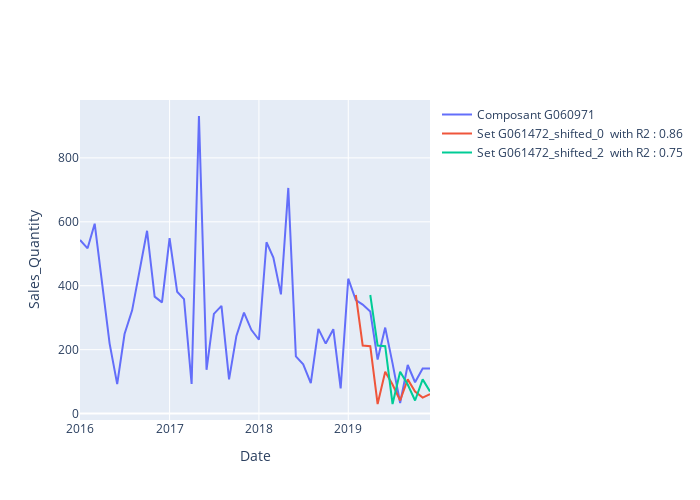
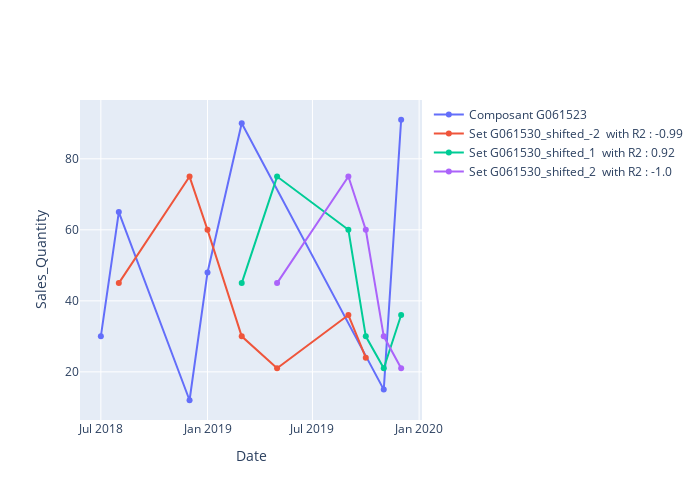
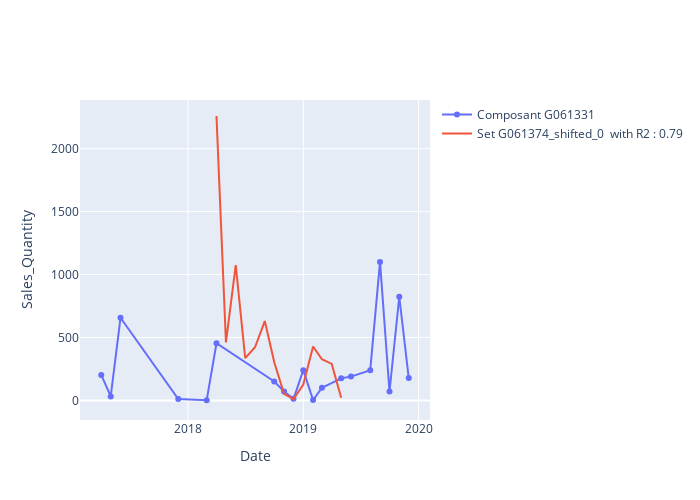
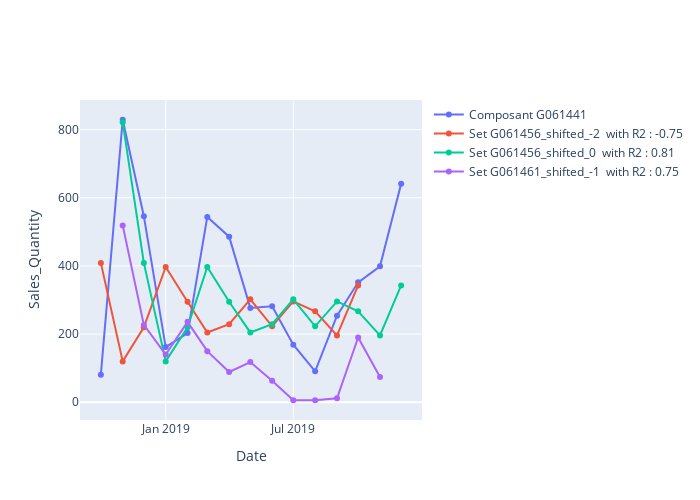

Write notebook code for charts like these, in order.
### Code cell
country = 'TR Asia'

cites_TR_Asia = set(df_grouped_cite.loc[country].index.get_level_values(0))
i = 0

lags = [-2,-1,0,1,2]
columns_names = ['Composant','Set Parent'] + ['Correlation Lag ' + str(lag) for lag in lags]
df_all_correl = pd.DataFrame(columns = columns_names)

for cite in set(df_set_synt.index):
    
    df_for_correl = pd.DataFrame()
    
    if cite in cites_TR_Asia:
        i= i+1
        #### Plot 
        fig = go.Figure()
        fig.update_layout(height=500, width=700)
        fig.update_layout(
        yaxis_title='Sales_Quantity',
        xaxis_title="Date")

        df_cite = df_grouped_cite.loc[(country,cite)].set_index('Date')
        fig.add_trace(go.Scatter(x=df_cite.index, y=df_cite['Q_BIL_GROSAL'], name = 'Composant ' + cite ))
        
        df_for_correl = df_cite
        
        cite_set =   list(df_set_synt.loc[cite]['Article'])

                
        flag = False
        for cite_set_i in cite_set:
                if cite_set_i in cites_TR_Asia:
                    
                    df_cite_set = df_grouped_cite.loc[(country,cite_set_i)].set_index('Date')

                    df_cite_set=df_cite_set.rename(columns = {'Q_BIL_GROSAL': cite_set_i})
                    
                    if df_cite_set.shape[0] > 6:
                        correls = []
                        df_for_correl = pd.concat([df_for_correl,df_cite_set],axis = 1)
                        df_cite_shifted = pd.DataFrame()
                        for lag in lags:
                            df_for_correl[cite_set_i + '_shifted_'+ str(lag)] = df_for_correl[cite_set_i].shift(lag)
                            correl = df_for_correl['Q_BIL_GROSAL'].corr(df_for_correl[cite_set_i + '_shifted_'+ str(lag)],'pearson')
                            correls.append(correl)
                            if abs(correl) > 0.7:
                                flag = True
                                fig.add_trace(go.Scatter(x=df_for_correl.index, y=df_for_correl[cite_set_i + '_shifted_'+ str(lag)]
                                                         , name = 'Set ' + cite_set_i + '_shifted_'+ str(lag) + '  with R2 : ' + str(round(correl,2))))
                                
                                
                        df_all_correl = df_all_correl.append(pd.DataFrame([[cite, cite_set_i] + correls],
                                                                  columns = columns_names))
        if flag:
            fig.show()

### Figure 1 — Plotly figure (JSON) as saved in the notebook; plotly's stock layout.template omitted (floating-point values rounded to 4 significant figures)
{"data": [{"name": "Composant G060971", "type": "scatter", "x": ["2016-01-01T00:00:00", "2016-02-01T00:00:00", "2016-03-01T00:00:00", "2016-04-01T00:00:00", "2016-05-01T00:00:00", "2016-06-01T00:00:00", "2016-07-01T00:00:00", "2016-08-01T00:00:00", "2016-09-01T00:00:00", "2016-10-01T00:00:00", "2016-11-01T00:00:00", "2016-12-01T00:00:00", "2017-01-01T00:00:00", "2017-02-01T00:00:00", "2017-03-01T00:00:00", "2017-04-01T00:00:00", "2017-05-01T00:00:00", "2017-06-01T00:00:00", "2017-07-01T00:00:00", "2017-08-01T00:00:00", "2017-09-01T00:00:00", "2017-10-01T00:00:00", "2017-11-01T00:00:00", "2017-12-01T00:00:00", "2018-01-01T00:00:00", "2018-02-01T00:00:00", "2018-03-01T00:00:00", "2018-04-01T00:00:00", "2018-05-01T00:00:00", "2018-06-01T00:00:00", "2018-07-01T00:00:00", "2018-08-01T00:00:00", "2018-09-01T00:00:00", "2018-10-01T00:00:00", "2018-11-01T00:00:00", "2018-12-01T00:00:00", "2019-01-01T00:00:00", "2019-02-01T00:00:00", "2019-03-01T00:00:00", "2019-04-01T00:00:00", "2019-05-01T00:00:00", "2019-06-01T00:00:00", "2019-07-01T00:00:00", "2019-08-01T00:00:00", "2019-09-01T00:00:00", "2019-10-01T00:00:00", "2019-11-01T00:00:00", "2019-12-01T00:00:00"], "y": [543, 517, 594, 406, 219, 92, 249, 323, 445, 572, 366, 348, 549, 381, 358, 93, 931, 137, 312, 337, 107, 243, 316, 262, 231, 536, 488, 373, 706, 179, 154, 95, 265, 219, 264, 79, 422, 355, 341, 319, 169, 269, 157, 33, 152, 98, 141, 141]}, {"name": "Set G061472_shifted_0  with R2 : 0.86", "type": "scatter", "x": ["2016-01-01T00:00:00", "2016-02-01T00:00:00", "2016-03-01T00:00:00", "2016-04-01T00:00:00", "2016-05-01T00:00:00", "2016-06-01T00:00:00", "2016-07-01T00:00:00", "2016-08-01T00:00:00", "2016-09-01T00:00:00", "2016-10-01T00:00:00", "2016-11-01T00:00:00", "2016-12-01T00:00:00", "2017-01-01T00:00:00", "2017-02-01T00:00:00", "2017-03-01T00:00:00", "2017-04-01T00:00:00", "2017-05-01T00:00:00", "2017-06-01T00:00:00", "2017-07-01T00:00:00", "2017-08-01T00:00:00", "2017-09-01T00:00:00", "2017-10-01T00:00:00", "2017-11-01T00:00:00", "2017-12-01T00:00:00", "2018-01-01T00:00:00", "2018-02-01T00:00:00", "2018-03-01T00:00:00", "2018-04-01T00:00:00", "2018-05-01T00:00:00", "2018-06-01T00:00:00", "2018-07-01T00:00:00", "2018-08-01T00:00:00", "2018-09-01T00:00:00", "2018-10-01T00:00:00", "2018-11-01T00:00:00", "2018-12-01T00:00:00", "2019-01-01T00:00:00", "2019-02-01T00:00:00", "2019-03-01T00:00:00", "2019-04-01T00:00:00", "2019-05-01T00:00:00", "2019-06-01T00:00:00", "2019-07-01T00:00:00", "2019-08-01T00:00:00", "2019-09-01T00:00:00", "2019-10-01T00:00:00", "2019-11-01T00:00:00", "2019-12-01T00:00:00"], "y": [null, null, null, null, null, null, null, null, null, null, null, null, null, null, null, null, null, null, null, null, null, null, null, null, null, null, null, null, null, null, null, null, null, null, null, null, null, 371, 213, 211, 30, 131, 91, 41, 107, 69, 50, 61]}, {"name": "Set G061472_shifted_2  with R2 : 0.75", "type": "scatter", "x": ["2016-01-01T00:00:00", "2016-02-01T00:00:00", "2016-03-01T00:00:00", "2016-04-01T00:00:00", "2016-05-01T00:00:00", "2016-06-01T00:00:00", "2016-07-01T00:00:00", "2016-08-01T00:00:00", "2016-09-01T00:00:00", "2016-10-01T00:00:00", "2016-11-01T00:00:00", "2016-12-01T00:00:00", "2017-01-01T00:00:00", "2017-02-01T00:00:00", "2017-03-01T00:00:00", "2017-04-01T00:00:00", "2017-05-01T00:00:00", "2017-06-01T00:00:00", "2017-07-01T00:00:00", "2017-08-01T00:00:00", "2017-09-01T00:00:00", "2017-10-01T00:00:00", "2017-11-01T00:00:00", "2017-12-01T00:00:00", "2018-01-01T00:00:00", "2018-02-01T00:00:00", "2018-03-01T00:00:00", "2018-04-01T00:00:00", "2018-05-01T00:00:00", "2018-06-01T00:00:00", "2018-07-01T00:00:00", "2018-08-01T00:00:00", "2018-09-01T00:00:00", "2018-10-01T00:00:00", "2018-11-01T00:00:00", "2018-12-01T00:00:00", "2019-01-01T00:00:00", "2019-02-01T00:00:00", "2019-03-01T00:00:00", "2019-04-01T00:00:00", "2019-05-01T00:00:00", "2019-06-01T00:00:00", "2019-07-01T00:00:00", "2019-08-01T00:00:00", "2019-09-01T00:00:00", "2019-10-01T00:00:00", "2019-11-01T00:00:00", "2019-12-01T00:00:00"], "y": [null, null, null, null, null, null, null, null, null, null, null, null, null, null, null, null, null, null, null, null, null, null, null, null, null, null, null, null, null, null, null, null, null, null, null, null, null, null, null, 371, 213, 211, 30, 131, 91, 41, 107, 69]}], "layout": {"height": 500, "width": 700, "xaxis": {"title": {"text": "Date"}}, "yaxis": {"title": {"text": "Sales_Quantity"}}}}

### Figure 2 — Plotly figure (JSON) as saved in the notebook; plotly's stock layout.template omitted (floating-point values rounded to 4 significant figures)
{"data": [{"name": "Composant G061523", "type": "scatter", "x": ["2018-07-01T00:00:00", "2018-08-01T00:00:00", "2018-12-01T00:00:00", "2019-01-01T00:00:00", "2019-03-01T00:00:00", "2019-11-01T00:00:00", "2019-12-01T00:00:00"], "y": [30, 65, 12, 48, 90, 15, 91]}, {"name": "Set G061530_shifted_-2  with R2 : -0.99", "type": "scatter", "x": ["2018-07-01T00:00:00", "2018-08-01T00:00:00", "2018-12-01T00:00:00", "2019-01-01T00:00:00", "2019-03-01T00:00:00", "2019-05-01T00:00:00", "2019-09-01T00:00:00", "2019-10-01T00:00:00", "2019-11-01T00:00:00", "2019-12-01T00:00:00"], "y": [null, 45, 75, 60, 30, 21, 36, 24, null, null]}, {"name": "Set G061530_shifted_1  with R2 : 0.92", "type": "scatter", "x": ["2018-07-01T00:00:00", "2018-08-01T00:00:00", "2018-12-01T00:00:00", "2019-01-01T00:00:00", "2019-03-01T00:00:00", "2019-05-01T00:00:00", "2019-09-01T00:00:00", "2019-10-01T00:00:00", "2019-11-01T00:00:00", "2019-12-01T00:00:00"], "y": [null, null, null, null, 45, 75, 60, 30, 21, 36]}, {"name": "Set G061530_shifted_2  with R2 : -1.0", "type": "scatter", "x": ["2018-07-01T00:00:00", "2018-08-01T00:00:00", "2018-12-01T00:00:00", "2019-01-01T00:00:00", "2019-03-01T00:00:00", "2019-05-01T00:00:00", "2019-09-01T00:00:00", "2019-10-01T00:00:00", "2019-11-01T00:00:00", "2019-12-01T00:00:00"], "y": [null, null, null, null, null, 45, 75, 60, 30, 21]}], "layout": {"height": 500, "width": 700, "xaxis": {"title": {"text": "Date"}}, "yaxis": {"title": {"text": "Sales_Quantity"}}}}

### Figure 3 — Plotly figure (JSON) as saved in the notebook; plotly's stock layout.template omitted (floating-point values rounded to 4 significant figures)
{"data": [{"name": "Composant G061331", "type": "scatter", "x": ["2017-04-01T00:00:00", "2017-05-01T00:00:00", "2017-06-01T00:00:00", "2017-12-01T00:00:00", "2018-03-01T00:00:00", "2018-04-01T00:00:00", "2018-10-01T00:00:00", "2018-11-01T00:00:00", "2018-12-01T00:00:00", "2019-01-01T00:00:00", "2019-02-01T00:00:00", "2019-03-01T00:00:00", "2019-05-01T00:00:00", "2019-06-01T00:00:00", "2019-08-01T00:00:00", "2019-09-01T00:00:00", "2019-10-01T00:00:00", "2019-11-01T00:00:00", "2019-12-01T00:00:00"], "y": [202, 31, 656, 10, 1, 454, 150, 70, 12, 240, 2, 100, 175, 189, 240, 1100, 70, 823, 177]}, {"name": "Set G061374_shifted_0  with R2 : 0.79", "type": "scatter", "x": ["2017-04-01T00:00:00", "2017-05-01T00:00:00", "2017-06-01T00:00:00", "2017-12-01T00:00:00", "2018-03-01T00:00:00", "2018-04-01T00:00:00", "2018-05-01T00:00:00", "2018-06-01T00:00:00", "2018-07-01T00:00:00", "2018-08-01T00:00:00", "2018-09-01T00:00:00", "2018-10-01T00:00:00", "2018-11-01T00:00:00", "2018-12-01T00:00:00", "2019-01-01T00:00:00", "2019-02-01T00:00:00", "2019-03-01T00:00:00", "2019-04-01T00:00:00", "2019-05-01T00:00:00", "2019-06-01T00:00:00", "2019-08-01T00:00:00", "2019-09-01T00:00:00", "2019-10-01T00:00:00", "2019-11-01T00:00:00", "2019-12-01T00:00:00"], "y": [null, null, null, null, null, 2259, 460, 1075, 335, 422, 630, 303, 52, 10, 126, 428, 327, 290, 21, null, null, null, null, null, null]}], "layout": {"height": 500, "width": 700, "xaxis": {"title": {"text": "Date"}}, "yaxis": {"title": {"text": "Sales_Quantity"}}}}

### Figure 4 — Plotly figure (JSON) as saved in the notebook; plotly's stock layout.template omitted (floating-point values rounded to 4 significant figures)
{"data": [{"name": "Composant G061441", "type": "scatter", "x": ["2018-10-01T00:00:00", "2018-11-01T00:00:00", "2018-12-01T00:00:00", "2019-01-01T00:00:00", "2019-02-01T00:00:00", "2019-03-01T00:00:00", "2019-04-01T00:00:00", "2019-05-01T00:00:00", "2019-06-01T00:00:00", "2019-07-01T00:00:00", "2019-08-01T00:00:00", "2019-09-01T00:00:00", "2019-10-01T00:00:00", "2019-11-01T00:00:00", "2019-12-01T00:00:00"], "y": [81, 829, 546, 162, 203, 544, 486, 277, 282, 169, 91, 254, 352, 399, 641]}, {"name": "Set G061456_shifted_-2  with R2 : -0.75", "type": "scatter", "x": ["2018-10-01T00:00:00", "2018-11-01T00:00:00", "2018-12-01T00:00:00", "2019-01-01T00:00:00", "2019-02-01T00:00:00", "2019-03-01T00:00:00", "2019-04-01T00:00:00", "2019-05-01T00:00:00", "2019-06-01T00:00:00", "2019-07-01T00:00:00", "2019-08-01T00:00:00", "2019-09-01T00:00:00", "2019-10-01T00:00:00", "2019-11-01T00:00:00", "2019-12-01T00:00:00"], "y": [409, 120, 220, 397, 295, 205, 229, 302, 223, 296, 267, 196, 343, null, null]}, {"name": "Set G061456_shifted_0  with R2 : 0.81", "type": "scatter", "x": ["2018-10-01T00:00:00", "2018-11-01T00:00:00", "2018-12-01T00:00:00", "2019-01-01T00:00:00", "2019-02-01T00:00:00", "2019-03-01T00:00:00", "2019-04-01T00:00:00", "2019-05-01T00:00:00", "2019-06-01T00:00:00", "2019-07-01T00:00:00", "2019-08-01T00:00:00", "2019-09-01T00:00:00", "2019-10-01T00:00:00", "2019-11-01T00:00:00", "2019-12-01T00:00:00"], "y": [null, 822, 409, 120, 220, 397, 295, 205, 229, 302, 223, 296, 267, 196, 343]}, {"name": "Set G061461_shifted_-1  with R2 : 0.75", "type": "scatter", "x": ["2018-10-01T00:00:00", "2018-11-01T00:00:00", "2018-12-01T00:00:00", "2019-01-01T00:00:00", "2019-02-01T00:00:00", "2019-03-01T00:00:00", "2019-04-01T00:00:00", "2019-05-01T00:00:00", "2019-06-01T00:00:00", "2019-07-01T00:00:00", "2019-08-01T00:00:00", "2019-09-01T00:00:00", "2019-10-01T00:00:00", "2019-11-01T00:00:00", "2019-12-01T00:00:00"], "y": [null, 519, 227, 140, 236, 150, 89, 118, 63, 6, 6, 12, 190, 74, null]}], "layout": {"height": 500, "width": 700, "xaxis": {"title": {"text": "Date"}}, "yaxis": {"title": {"text": "Sales_Quantity"}}}}
